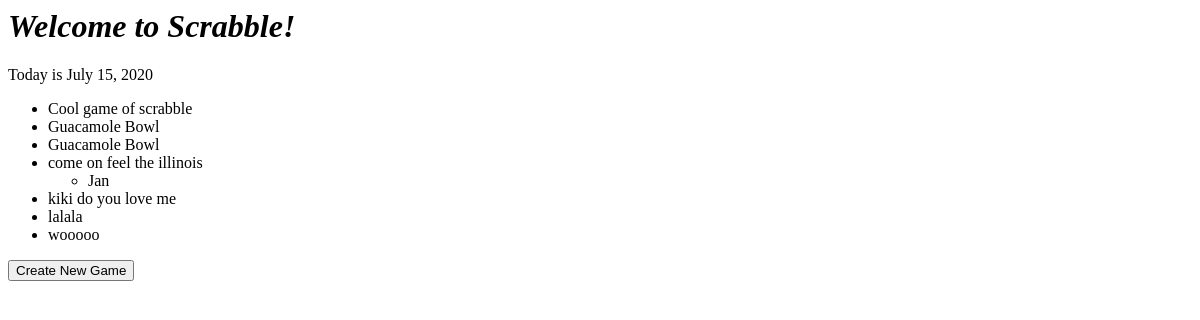
The page /games/ on the database as committed earlier.
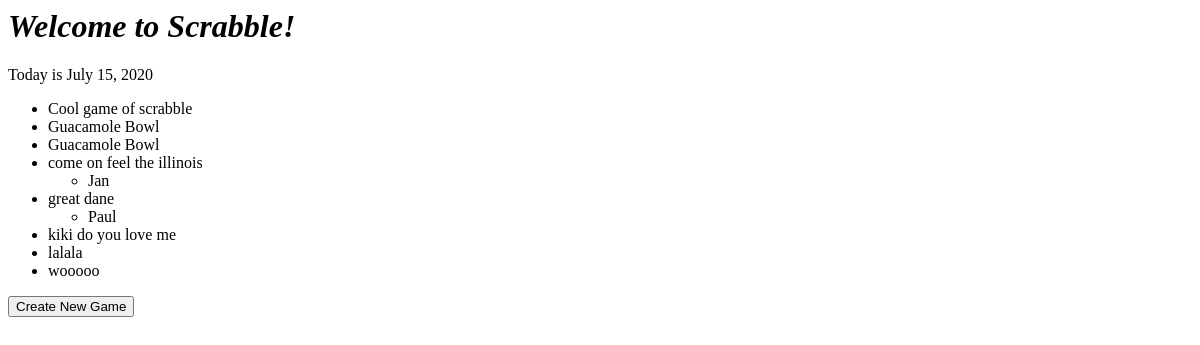
The same page on the database as committed later.
### games/models.py (models this page shows, shortened)
class Game(models.Model):
	totalScore = models.IntegerField(default=0)
	players = models.ManyToManyField("Player", through="PlayerInGame")
	name = models.CharField(max_length=1000, verbose_name="what's the name of the game?")

class Player(models.Model):
	name = models.TextField(help_text= "Enter Your Username: ")
	email = models.EmailField(help_text= "Enter Your Email: ")
	games = models.ManyToManyField(Game, through="PlayerInGame")

### games/views.py (the view, shortened to what this page needs)
# urls.py: path('games/', game_view, name='games'),
def game_view(request):
	today = datetime.datetime.now().date()
	games = Game.objects.all().order_by('name')
	return render(request, 'games/index.html', {"today": today, "games": games})

### games/templates/games/index.html
<html>
	<body>
		<h1><i>Welcome to Scrabble!</i></h1>
		<p>Today is {{today}}</p>
		<ul>
			{%for game in games%}
				<li>{{game.name}}</li>
				<ul>
					{%for player in game.players.all%}
						<li>{{player.name}}</li>
					{%endfor%}
				</ul>
			{% endfor %}
		</ul>
		<form method="GET" action="/games/new">
			<button type="submit">Create New Game</button>
		</form>
	</body>
</html>

Rows that differ between the two databases and show on the page:
added Game: name "great dane"
now on this page (row unchanged): Player: name "Paul", shown under "great dane"
